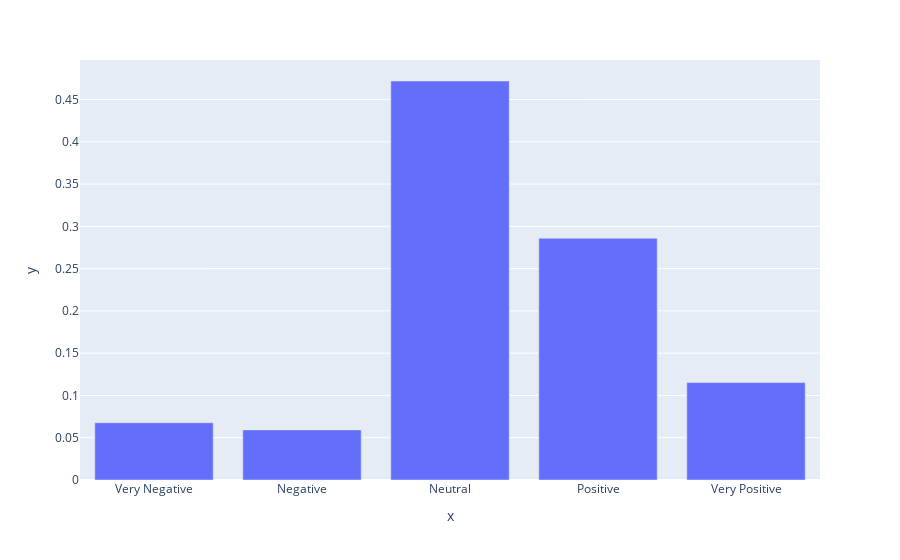

The notebook cell this image was saved under:
### Code cell
prediction, probas = predict_sentiment(["Reprobé la materia de Procesamiento de Lenguaje Natural :("])
print(f"Prediction: {prediction[0]}")
fig = px.bar(x=list(probas[0].keys()), y=list(probas[0].values()))
fig.show()

### Figure 1 — Plotly figure (JSON) as saved in the notebook; plotly's stock layout.template omitted (floating-point values rounded to 4 significant figures)
{"data": [{"hovertemplate": "x=%{x}<br>y=%{y}<extra></extra>", "legendgroup": "", "marker": {"color": "#636efa", "pattern": {"shape": ""}}, "name": "", "orientation": "v", "showlegend": false, "textposition": "auto", "type": "bar", "x": ["Very Negative", "Negative", "Neutral", "Positive", "Very Positive"], "xaxis": "x", "y": [0.0677, 0.05927, 0.4719, 0.2859, 0.1152], "yaxis": "y"}], "layout": {"barmode": "relative", "legend": {"tracegroupgap": 0}, "margin": {"t": 60}, "xaxis": {"anchor": "y", "domain": [0, 1], "title": {"text": "x"}}, "yaxis": {"anchor": "x", "domain": [0, 1], "title": {"text": "y"}}}}
